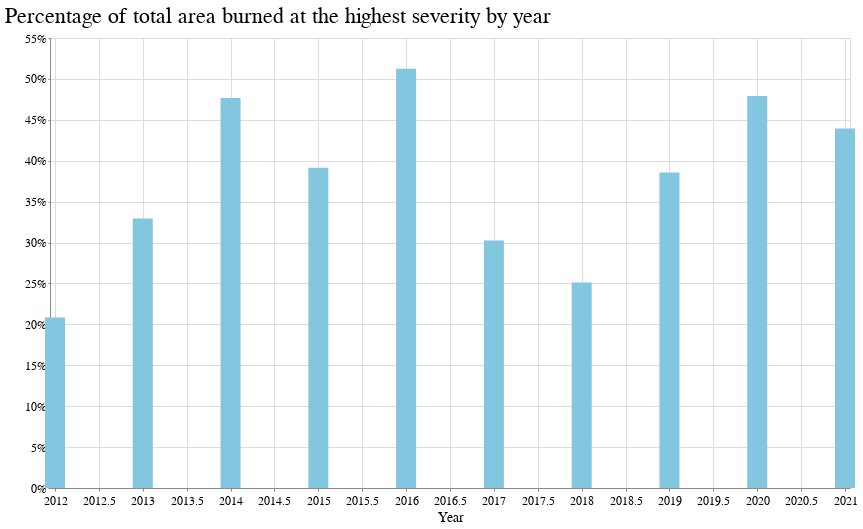

This figure's notebook cell:
### Markdown cell above
- The total area burned at high severity after 2020 was 2.2 times that of 2012 to 2019.
- In 2021, the total area burned at the highest severity level was 22 times that of 2012.

### Code cell
alt.Chart(high_severity, title="Percentage of total area burned at the highest severity by year").mark_bar(size=20).encode(
    x=alt.X(
        "year",
        title="Year",
        axis=alt.Axis(format=''),
        scale=alt.Scale(domain=[2012, 2021])
    ),
    y=alt.Y(
        'percent_of_total',
        title='',
        axis=alt.Axis(format=".0%"),
    ),
    tooltip=['year', 'percent_of_total']
)

### Figure 1 — Vega-Lite specification as saved in the notebook (floating-point values rounded to 4 significant figures)
{"config": {"view": {"width": 800, "height": 450}, "background": "#ffffff", "title": {"anchor": "start", "font": "BentonGothic-Bold, sans", "fontColor": "#000000", "fontSize": 22, "fontWeight": "normal"}, "arc": {"fill": "#82c6df"}, "area": {"fill": "#82c6df"}, "line": {"stroke": "#82c6df", "strokeWidth": 3}, "path": {"stroke": "#82c6df"}, "rect": {"fill": "#82c6df"}, "shape": {"stroke": "#82c6df"}, "bar": {"fill": "#82c6df"}, "point": {"stroke": "#82c6df"}, "symbol": {"fill": "#82c6df", "size": 30}, "axis": {"titleFont": "BentonGothic-Bold, sans", "titleFontSize": 14, "titleFontWeight": "normal", "labelFont": "BentonGothic, sans", "labelFontSize": 12, "labelFontWeight": "normal"}, "axisX": {"labelAngle": 0, "labelPadding": 4, "tickSize": 3}, "axisY": {"labelBaseline": "middle", "maxExtent": 45, "minExtent": 45, "tickSize": 2, "titleAlign": "left", "titleAngle": 0, "titleX": -45, "titleY": -11}, "legend": {"titleFont": "BentonGothic-Bold, sans", "titleFontSize": 14, "titleFontWeight": "normal", "symbolType": "square", "labelFont": "BentonGothic, sans", "labelFontSize": 13}, "range": {"category": ["#3580b1", "#ec8431", "#ab7fb4", "#c89d29", "#adc839", "#829eb1"], "diverging": ["#e68a4f", "#f4bb6a", "#f9e39c", "#dadfe2", "#a6b7c6", "#849eae"], "heatmap": ["#fbf2c7", "#f9e39c", "#f8d36e", "#f4bb6a", "#e68a4f", "#d15a40", "#ab4232"], "ordinal": ["#fbf2c7", "#f9e39c", "#f8d36e", "#f4bb6a", "#e68a4f", "#d15a40", "#ab4232"], "ramp": ["#fbf2c7", "#f9e39c", "#f8d36e", "#f4bb6a", "#e68a4f", "#d15a40", "#ab4232"]}}, "data": {"name": "data-c16d132eb33e7b234fc207f8f2bb7574"}, "mark": {"type": "bar", "size": 20}, "encoding": {"tooltip": [{"field": "year", "type": "quantitative"}, {"field": "percent_of_total", "type": "quantitative"}], "x": {"axis": {"format": ""}, "field": "year", "scale": {"domain": [2012, 2021]}, "title": "Year", "type": "quantitative"}, "y": {"axis": {"format": ".0%"}, "field": "percent_of_total", "title": "", "type": "quantitative"}}, "title": "Percentage of total area burned at the highest severity by year", "$schema": "https://vega.github.io/schema/vega-lite/v4.17.0.json", "datasets": {"data-c16d132eb33e7b234fc207f8f2bb7574": [{"year": 2012, "ind": 4, "ind_name": "high", "sqm": 133900000.0, "percent_of_total": 0.2084}, {"year": 2013, "ind": 4, "ind_name": "high", "sqm": 433000000.0, "percent_of_total": 0.3294}, {"year": 2014, "ind": 4, "ind_name": "high", "sqm": 411100000.0, "percent_of_total": 0.4766}, {"year": 2015, "ind": 4, "ind_name": "high", "sqm": 278300000.0, "percent_of_total": 0.3914}, {"year": 2016, "ind": 4, "ind_name": "high", "sqm": 214000000.0, "percent_of_total": 0.5123}, {"year": 2017, "ind": 4, "ind_name": "high", "sqm": 182100000.0, "percent_of_total": 0.3026}, {"year": 2018, "ind": 4, "ind_name": "high", "sqm": 524200000.0, "percent_of_total": 0.2513}, {"year": 2019, "ind": 4, "ind_name": "high", "sqm": 135400000.0, "percent_of_total": 0.3855}, {"year": 2020, "ind": 4, "ind_name": "high", "sqm": 2099000000.0, "percent_of_total": 0.4792}, {"year": 2021, "ind": 4, "ind_name": "high", "sqm": 2994000000.0, "percent_of_total": 0.4393}]}}
